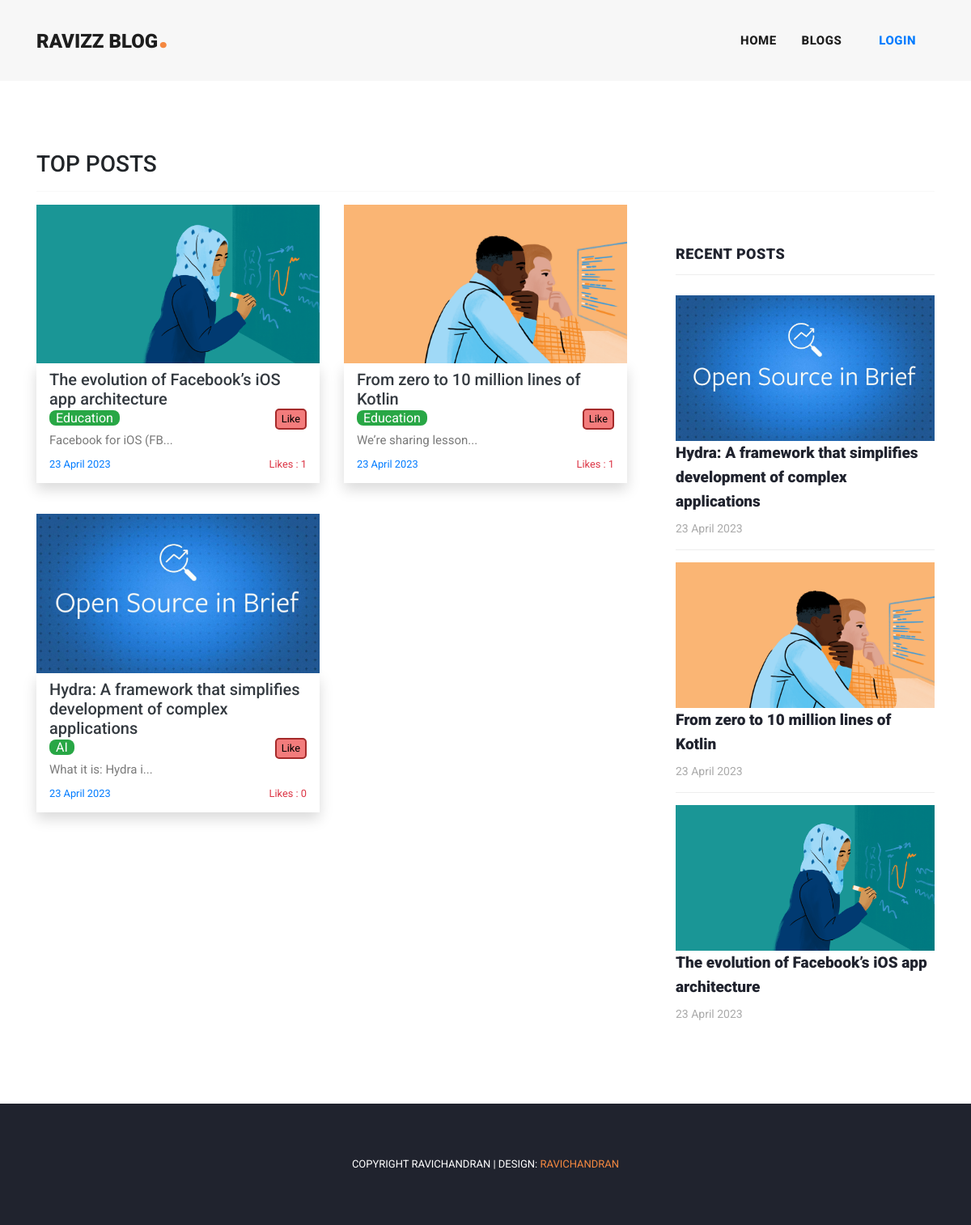
Page /blog on the committed database.
### myapp/models.py (models this page shows, shortened)
class Post(models.Model):
    postname = models.CharField(max_length=600)
    category = models.CharField(max_length=600)
    image = models.ImageField(upload_to='images/posts',blank=True,null=True)
    content = models.CharField(max_length=100000)
    time = models.CharField(default=time,max_length=100, blank=True)
    likes = models.IntegerField(null=True,blank=True,default=0)
    user = models.ForeignKey(User,on_delete=models.CASCADE)

### myapp/views.py (the view)
# urls.py: path("",views.index,name="index"),
def index(request):
    return render(request,"blog/index.html",{
        'posts':Post.objects.filter(user_id=request.user.id).order_by("id").reverse(),
        'top_posts':Post.objects.all().order_by("-likes"),
        'recent_posts':Post.objects.all().order_by("-id"),
        'user':request.user,
        'media_url':settings.MEDIA_URL
    })

### templates/blog/index.html (shortened to what this page needs)
{% load static %}
<!DOCTYPE html>
<html lang="en">
  <head>
    <link href="https://cdn.jsdelivr.net/npm/bootstrap@5.3.0-alpha3/dist/css/bootstrap.min.css" rel="stylesheet">
    <link href="{% static 'blog/vendor/bootstrap/css/bootstrap.min.css' %}" rel="stylesheet">
    <link rel="stylesheet" href="{% static 'blog/assets/css/fontawesome.css' %}">
    <link rel="stylesheet" href="{% static 'blog/assets/css/templatemo-stand-blog.css' %}">
    <link rel="stylesheet" href="{% static 'blog/assets/css/owl.css' %}">
  </head>
  <body>
    {%include 'blog/header.html'%}
    <section class="blog-posts">
      <div class="container">
        <h3 class="mb-2">TOP POSTS</h3>
        <hr>
        <div class="row">
          <div class="col-lg-8">
            <div class="all-blog-posts">
              <div class="row">
                {% for post in top_posts|slice:"0:7" %}
                <div class="col col-lg-6 col-12 pb-2 blog-post ">
                  <img src="{{media_url}}{{post.image}}" alt="" class="img-fluid" width="100%">
                  <div class="px-3 py-2 shadow">
                    <a href="{% url 'blog:post' post.id %}" class="text-decoration-none text-dark"><h5>{{post.postname}}</h5></a>
                    <form method="post" action="{% url 'blog:increaselikes' post.id %}">
                      <button class="float-right small" type="submit" style="border:2px solid brown; border-radius: 5px; background-color: rgb(243, 124, 124);">Like</button>
                    </form>
                    <span class="text-white bg-success rounded-3 px-2 rounded-2">{{post.category}}</span>
                    <p>{{post.content|slice:"0:20"}}...</p>
                    <p class="small text-primary">{{post.time}} <span class="text-danger float-right">Likes : {{post.likes}}</span></p>
                  </div>
                 </div>
                {% endfor %}
              </div>
            </div>
          </div>
          <div class="col-lg-4">
            <div class="sidebar">
              <div class="row">
                <div class="col-lg-12">
                  <div class="sidebar-item recent-posts">
                    <div class="sidebar-heading">
                      <h2>Recent Posts</h2>
                    </div>
                    <div class="content">
                      <ul>
                        {% for post in recent_posts|slice:"0:" %}
                        <li>
                          <img src="{{media_url}}{{post.image}}" class="img-fluid" alt="">
                          <a href="post-details.html">
                            <a href="{% url 'blog:post' post.id %}" class="text-decoration-none text-dark"><h5>{{post.postname}}</h5></a>
                          <span>{{post.time}}</span>
                        </a></li>
                        {% endfor %}
                      </ul>
                    </div>
                  </div>
                </div>
              </div>
            </div>
          </div>
        </div>
      </div>
    </section>
    {% include 'blog/footer.html' %}
  </body>
</html>

### templates/blog/header.html (shortened to what this page needs)
    <header class="">
      <nav class="navbar navbar-expand-lg">
        <div class="container">
          <a class="navbar-brand" href="{% url 'blog:index' %}"><h2>Ravizz Blog<em>.</em></h2></a>
          <div class="collapse navbar-collapse" id="navbarResponsive">
            <ul class="navbar-nav ml-auto">
              <li>
                <a class="nav-link" href="{% url 'blog:index' %}">Home
                </a>
              </li>
              <li class="nav-item">
                <a class="nav-link" href="{% url 'blog:blog' %}">Blogs</a>
              </li>
              {% if user.is_authenticated %}
              <li class="nav-item">
                <a class="nav-link" href="{% url 'blog:create' %}">Create</a>
              </li>
              <li class="nav-item">
                <a class="nav-link" href="{% url 'blog:profile' user.id %}">Profile</a>
              </li>
              <li class="nav-item">
                <a class="nav-link text-primary" href="{% url 'blog:logout' %}">Logout</a>
              </li>
              {% else %}
              <li class="nav-item">
                <a class="nav-link text-primary" href="{% url 'blog:signin' %}">Login</a>
              </li>
              {% endif %}
            </ul>
          </div>
        </div>
      </nav>
    </header>
    <div class="main-banner header-text">
      <div class="container-fluid">
        <div class="owl-banner owl-carousel">
        </div>
      </div>
    </div>

### templates/blog/footer.html
<footer>
    <div class="container">
      <div class="row">
        <div class="col-lg-12">
          <div class="copyright-text">
            <p>Copyright Ravichandran
               | Design: <a rel="nofollow" href="https://www.linkedin.com/in/ravichandran-t-s-551080215/" target="_parent">ravichandran</a></p>
          </div>
        </div>
      </div>
    </div>
  </footer>

### static/blog/assets/css/templatemo-stand-blog.css (style rules this page uses)
body { font-family: 'Roboto', sans-serif; overflow-x: hidden; text-rendering: optimizeLegibility; -webkit-font-smoothing: antialiased; -moz-osx-font-smoothing: grayscale; }
p { margin-bottom: 0px; font-size: 15px; font-weight: 400; color: #7a7a7a; line-height: 30px; }
a { text-decoration: none!important; }
ul { padding: 0; margin: 0; list-style: none; }
h1,h2,h3,h4,h5,h6 { margin: 0px; }
header { position: absolute; z-index: 99999; width: 100%; height: 100px; background-color: #f7f7f7; -webkit-transition: all 0.3s ease-in-out 0s; -moz-transition: all 0.3s ease-in-out 0s; -o-transition: all 0.3s ease-in-out 0s; transition: all 0.3s ease-in-out 0s; }
header .navbar { padding: 25px 0px; }
.navbar .navbar-brand { float: left; margin-top: -12px; outline: none; }
.navbar .navbar-brand h2 { color: #1e1e1e; text-transform: uppercase; font-size: 24px; font-weight: 900; -webkit-transition: all .3s ease 0s; -moz-transition: all .3s ease 0s; -o-transition: all .3s ease 0s; transition: all .3s ease 0s; }
.navbar .navbar-brand h2 em { font-size: 44px; font-style: normal; color: #f48840; }
#navbarResponsive { z-index: 999; }
.navbar-collapse { text-align: center; }
.navbar .navbar-nav .nav-item { margin: 0px 15px; }
.navbar .navbar-nav a.nav-link { text-transform: capitalize; font-size: 15px; font-weight: 800; text-transform: uppercase; letter-spacing: 0.5px; color: #1e1e1e; transition: all 0.3s; }
.main-banner .container-fluid { padding: 0px 10px; margin-bottom: -24px; }
.owl-banner { padding-top: 110px; }
.blog-posts { margin-top: 100px; }
.blog-posts .blog-post { margin-bottom: 30px; }
.blog-posts .sidebar-heading h2 { font-size: 18px; text-transform: uppercase; font-weight: 900; letter-spacing: 0.5px; color: #20232e; border-bottom: 1px solid #eee; padding-bottom: 15px; margin-bottom: 25px; }
.sidebar { margin-left: 30px; }
.sidebar .sidebar-item { margin-top: 50px; }
.sidebar .sidebar-heading h2 { font-size: 18px; text-transform: uppercase; font-weight: 900; letter-spacing: 0.5px; color: #20232e; border-bottom: 1px solid #eee; padding-bottom: 15px; margin-bottom: 25px; }
.sidebar .recent-posts ul li { margin-bottom: 15px; padding-bottom: 15px; border-bottom: 1px solid #eee; }
.sidebar .recent-posts ul li:last-child { margin-bottom: 0px; padding-bottom: 0px; border-bottom: none; }
.sidebar .recent-posts ul li h5 { font-size: 19px; font-weight: 900; color: #20232e; line-height: 30px; transition: all 0.3s; }
.sidebar .recent-posts ul li span { display: block; font-size: 14px; color: #aaa; margin-top: 8px; }
footer { margin-top: 100px; text-align: center; background-color: #20232e; padding: 60px 0px; }
footer p { font-size: 13px; text-transform: uppercase; color: #fff; }
footer p a { color: #f48840; }

### rows in the picture
Post: image (picture), postname "The evolution of Facebook’s iOS app architecture", category "Education", content "Facebook for iOS (FB", time "23 April 2023", likes "1"
Post: image (picture), postname "From zero to 10 million lines of Kotlin", category "Education", content "We’re sharing lesson", time "23 April 2023", likes "1"
Post: image (picture), postname "Hydra: A framework that simplifies development of complex applications", category "AI", content "What it is: Hydra i", time "23 April 2023", likes "0"
